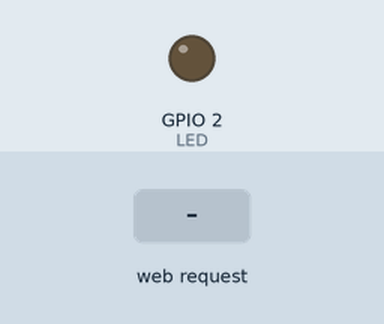
This sketch was run on a simulated ESP8266 (NodeMCU). Shown: output pins drawn as LEDs (lit = HIGH). The inputs (shaded band) are chosen by the test bench. WiFi joins after 1.5 s; servers stay silent unless stated; what the sketch prints to the serial monitor is not drawn.

Above: at 2.7 s.
2.8 s: HTTP request GET /LED=ON received
At 4.0 s:
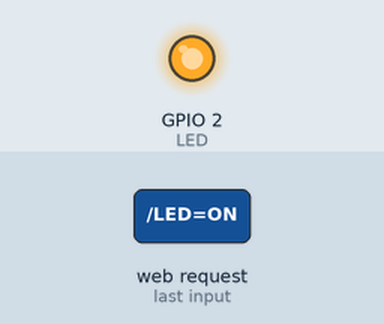
4.3 s: HTTP request GET /LED=OFF received
At 5.3 s:
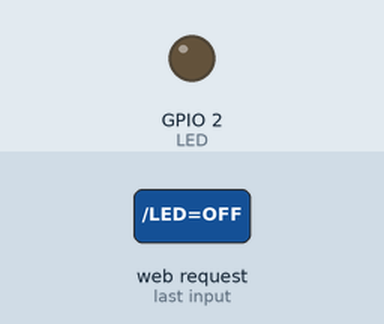
Timing chart, 0 to 7.3 s (numbered marks = the images above; inputs shaded):
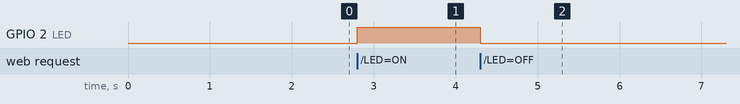

Measured:
- after the input at 2.8 s, GPIO 2 (LED): LOW → HIGH at once
- after the input at 4.3 s, GPIO 2 (LED): HIGH → LOW at once

The sketch:

ESP8266-WebServer-led.ino
```cpp
#include <ESP8266WiFi.h>
const char* ssid = "XXXXXXXXXXX";    //  Your Wi-Fi Name
const char* password = "XXXXXXX@123";   // Wi-Fi Password
int LED = 2;   // led connected to GPIO2 (D4)
WiFiServer server(80);
void setup()
{
Serial.begin(115200); //Default Baudrate
pinMode(LED, OUTPUT);
digitalWrite(LED, LOW);
Serial.print("Connecting to the Newtork");
WiFi.begin(ssid, password);
while (WiFi.status() != WL_CONNECTED)
{
delay(500);
Serial.print(".");
}
Serial.println("WiFi connected");
server.begin();  // Starts the Server
Serial.println("Server started");
Serial.print("IP Address of network: "); // will IP address on Serial Monitor
Serial.println(WiFi.localIP());
Serial.print("Copy and paste the following URL: https://"); // Will print IP address in URL format
Serial.print(WiFi.localIP());
Serial.println("/");
}
void loop()
{
WiFiClient client = server.available();
if (!client)
{
return;
}
Serial.println("Waiting for new client");
while(!client.available())
{
delay(1);
 }
String request = client.readStringUntil('\r');
Serial.println(request);
client.flush();
int value = LOW;
if(request.indexOf("/LED=ON") != -1)
{
  digitalWrite(LED, HIGH); // Turn LED ON
value = HIGH;
  }
  if(request.indexOf("/LED=OFF") != -1)
 {
    digitalWrite(LED, LOW); // Turn LED OFF
   value = LOW;
 }

//*------------------HTML Page Code-------------------
client.println("HTTP/1.1 200 OK"); //
client.println("Content-Type: text/html");
client.println("");
client.println("<!DOCTYPE HTML>");
client.println("<html>");
client.print("<center>");
client.println("<body><h1> WELL-COME TO MICRODIGISOFT TUTORIAL</h1>");
client.println("");
client.println("<body><h1>NodeMCU-ESP8266 As a  WIFI Webserver to Control LED</h1>");
client.println(" CONTROL LED: ");
  if(value == HIGH)
  {
    client.print("ON");
  }
 else
  {
    client.print("OFF");
 }
 client.println("<br><br>");
 client.println("<a href=\"/LED=ON\"\"><button\">ON</button></a>");
 client.println("<a href=\"/LED=OFF\"\"><button\">OFF</button></a><br />");
client.print("</center>");
  client.println("</html>");
 delay(1);
 Serial.println("Client disonnected");
 Serial.println("");
}
```
